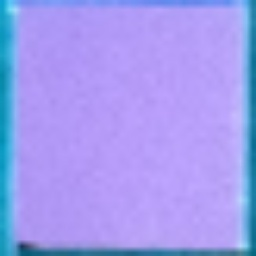
#> input picture Result_Samsung/samsung_middle/NO2/2d7cQ_ngochanpham274@gmail.com_2024-11-29 11_34_05_NO2_0.6ppm_002_samsung test_10.876833_106.6782313.jpg, 256 x 256 px; its folder holds 4 pictures in this run
$ jupyter execute --allow-errors Optic_middle_NO2_samsung.ipynb
#> lines starting #> are read from the running program, lines starting #| are printed output that depends on the picture
[cell 1]
import cv2
import os
import joblib
import numpy as np
import pandas as pd
import matplotlib.pyplot as plt
from skimage.feature import local_binary_pattern, hog
from sklearn.metrics import mean_squared_error, r2_score
from sklearn.pipeline import Pipeline
from sklearn.model_selection import GridSearchCV, train_test_split
from sklearn.preprocessing import StandardScaler
from sklearn.linear_model import LinearRegression
from sklearn.ensemble import RandomForestRegressor
from sklearn.svm import SVR

[cell 2]
df = pd.read_csv("./Metadata_NO2_samsung.csv")
#> (reads Result_Samsung/Metadata_NO2_samsung.csv from the repository)
df.head()

[cell 3]
# Set the image_id as the index in data_pd
df.set_index('ID_img', inplace=True)

[cell 4]
# Đường dẫn tới thư mục chứa dữ liệu
data_dir = './samsung_middle/NO2/'
image_size = (256, 256)  # Kích thước ảnh (tuỳ chọn)

# Đọc tất cả hình ảnh trong thư mục
def load_images(data_dir, image_size):
#> called with data_dir = './samsung_middle/NO2/', image_size = (256, 256)
    images = []
    labels = []
    for img_name in os.listdir(data_dir):
        img_path = os.path.join(data_dir, img_name)
        if os.path.isfile(img_path):  # Kiểm tra chắc chắn đây là tệp
            try:
                image = cv2.imread(img_path)
#> image is the input picture: shape (256, 256, 3); mean B, G, R 239.7, 155.8, 161.8
                if image is None:  # Kiểm tra xem tệp có phải là ảnh hợp lệ không
                    print(f"File {img_path} không phải là ảnh hợp lệ.")
                    continue

                image = cv2.resize(image, image_size)

                # Lấy nhãn từ DataFrame df_NH3
                label = df.loc[img_name, 'ppm']

                images.append(image)
                labels.append(label)
            except Exception as e:
                print(f"Lỗi khi đọc ảnh {img_path}: {e}")

    return np.array(images), np.array(labels)

# Load dataset
images, labels = load_images(data_dir, image_size)

# Chia dữ liệu thành tập huấn luyện và kiểm thử
X_train, X_test, y_train, y_test = train_test_split(images, labels, test_size=0.4, random_state=42)

[cell 5]
# Chuyển đổi không gian màu RGB, HSV, L*a*b*
def extract_color_features(image):
    rgb_mean = np.mean(image, axis=(0,1))  # Tính trung bình theo kênh màu RGB
#> rgb_mean = [239.7, 155.8, 161.8]
    hsv_image = cv2.cvtColor(image, cv2.COLOR_BGR2HSV)
#> hsv_image: shape (256, 256, 3); mean H, S, V 123.2, 105.2, 239.7
    hsv_mean = np.mean(hsv_image, axis=(0,1))  # Trung bình trong không gian HSV
#> hsv_mean = [123.2, 105.2, 239.7]
    lab_image = cv2.cvtColor(image, cv2.COLOR_BGR2LAB)
#> lab_image: shape (256, 256, 3); mean of channels 0, 1, 2 173.9, 149.5, 87.3
    lab_mean = np.mean(lab_image, axis=(0,1))  # Trung bình trong không gian L*a*b*
#> lab_mean = [173.9, 149.5, 87.26]

    return np.concatenate([rgb_mean, hsv_mean, lab_mean])

# Áp dụng trích xuất đặc trưng màu cho tất cả ảnh
X_train_features = np.array([extract_color_features(img) for img in X_train])
#> in extract_color_features (call 2), `hsv_image = cv2.cvtColor(image, cv2.COLOR_BGR2HSV)`: hsv_image: shape (256, 256, 3); mean H, S, V 133.9, 230.1, 123.4
#> in extract_color_features (call 2), `lab_image = cv2.cvtColor(image, cv2.COLOR_BGR2LAB)`: lab_image: shape (256, 256, 3); mean of channels 0, 1, 2 66, 164.8, 88
X_test_features = np.array([extract_color_features(img) for img in X_test])
#> in extract_color_features (call 3), `hsv_image = cv2.cvtColor(image, cv2.COLOR_BGR2HSV)`: hsv_image: shape (256, 256, 3); mean H, S, V 125.3, 127.9, 234.1
#> in extract_color_features (call 3), `lab_image = cv2.cvtColor(image, cv2.COLOR_BGR2LAB)`: lab_image: shape (256, 256, 3); mean of channels 0, 1, 2 154.9, 159.2, 78.6
#> in extract_color_features (call 4), `rgb_mean = np.mean(image, axis=(0,1))`: rgb_mean = [235.2, 131.3, 151.1]
#> in extract_color_features (call 4), `rgb_mean = np.mean(image, axis=(0,1))`:
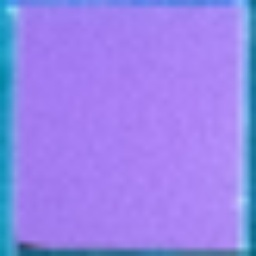
#> image: shape (256, 256, 3); mean B, G, R 235.2, 131.3, 151.1
#> in extract_color_features (call 4), `hsv_image = cv2.cvtColor(image, cv2.COLOR_BGR2HSV)`: hsv_image: shape (256, 256, 3); mean H, S, V 125.4, 126.4, 235.2
#> in extract_color_features (call 4), `hsv_mean = np.mean(hsv_image, axis=(0,1))`: hsv_mean = [125.4, 126.4, 235.2]
#> in extract_color_features (call 4), `lab_image = cv2.cvtColor(image, cv2.COLOR_BGR2LAB)`: lab_image: shape (256, 256, 3); mean of channels 0, 1, 2 156.2, 159.2, 78.8
#> in extract_color_features (call 4), `lab_mean = np.mean(lab_image, axis=(0,1))`: lab_mean = [156.2, 159.2, 78.8]

[cell 6]
# Trích xuất LBP và HOG
def extract_texture_features(image):
    gray_image = cv2.cvtColor(image, cv2.COLOR_BGR2GRAY)
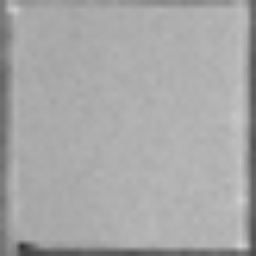
#> gray_image: shape (256, 256); min 50, max 210, mean 167.2

    # LBP
    lbp = local_binary_pattern(gray_image, P=8, R=1, method='uniform')
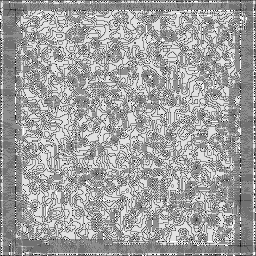
#> lbp: shape (256, 256) float64; min 0, max 9, mean 5.69; drawn with min black and max white
    lbp_hist, _ = np.histogram(lbp, bins=np.arange(0, 11), range=(0, 10), density=True)
#> lbp_hist = [0.00163, 0.0166, 0.00197, 0.111, 0.124, 0.312, 0.0524, 0.102, 0.258, 0.0211]

    # HOG
    hog_features, _ = hog(gray_image, orientations=9, pixels_per_cell=(8, 8),
                          cells_per_block=(2, 2), visualize=True)

    return np.concatenate([lbp_hist, hog_features])

# Áp dụng trích xuất đặc trưng kết cấu
X_train_texture = np.array([extract_texture_features(img) for img in X_train])
#> in extract_texture_features (call 2), `gray_image = cv2.cvtColor(image, cv2.COLOR_BGR2GRAY)`:
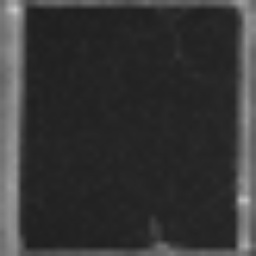
#> gray_image: shape (256, 256); min 30, max 202, mean 53.4
#> in extract_texture_features (call 2), `lbp = local_binary_pattern(gray_image, P=8, R=1, method='uniform')`:
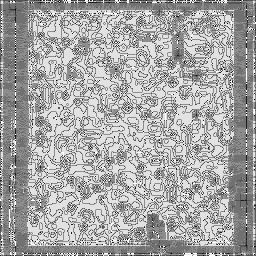
#> lbp: shape (256, 256) float64; min 0, max 9, mean 5.91; drawn with min black and max white
#> in extract_texture_features (call 2), `lbp_hist, _ = np.histogram(lbp, bins=np.arange(0, 11), range=(0, 10), ..`: lbp_hist = [0.0018, 0.0174, 0.00533, 0.0959, 0.13, 0.267, 0.0289, 0.0809, 0.35, 0.022]
X_test_texture = np.array([extract_texture_features(img) for img in X_test])
#> in extract_texture_features (call 3), `gray_image = cv2.cvtColor(image, cv2.COLOR_BGR2GRAY)`:
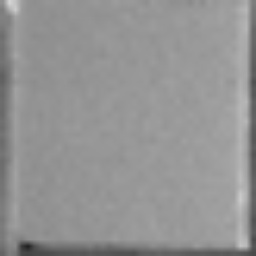
#> gray_image: shape (256, 256); min 33, max 212, mean 147.6
#> in extract_texture_features (call 3), `lbp = local_binary_pattern(gray_image, P=8, R=1, method='uniform')`:
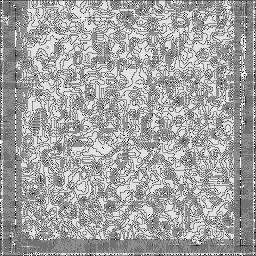
#> lbp: shape (256, 256) float64; min 0, max 9, mean 5.77; drawn with min black and max white
#> in extract_texture_features (call 3), `lbp_hist, _ = np.histogram(lbp, bins=np.arange(0, 11), range=(0, 10), ..`: lbp_hist = [0.00156, 0.0154, 0.00188, 0.112, 0.111, 0.309, 0.043, 0.102, 0.284, 0.0196]
#> in extract_texture_features (call 4), `lbp = local_binary_pattern(gray_image, P=8, R=1, method='uniform')`:
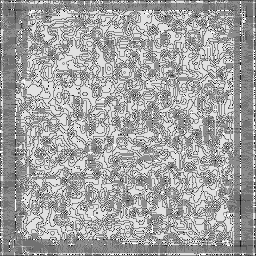
#> lbp: shape (256, 256) float64; min 0, max 9, mean 5.77; drawn with min black and max white
#> in extract_texture_features (call 4), `lbp_hist, _ = np.histogram(lbp, bins=np.arange(0, 11), range=(0, 10), ..`: lbp_hist = [0.00198, 0.0162, 0.00221, 0.107, 0.116, 0.31, 0.0451, 0.0945, 0.286, 0.0214]

[cell 7]
# Kết hợp đặc trưng màu sắc và kết cấu
X_train_combined = np.concatenate([X_train_features, X_train_texture], axis=1)
X_test_combined = np.concatenate([X_test_features, X_test_texture], axis=1)

[cell 8]
print(X_train_combined.shape)
#| (2, 34615)
print(X_test_combined.shape)
#| (2, 34615)
